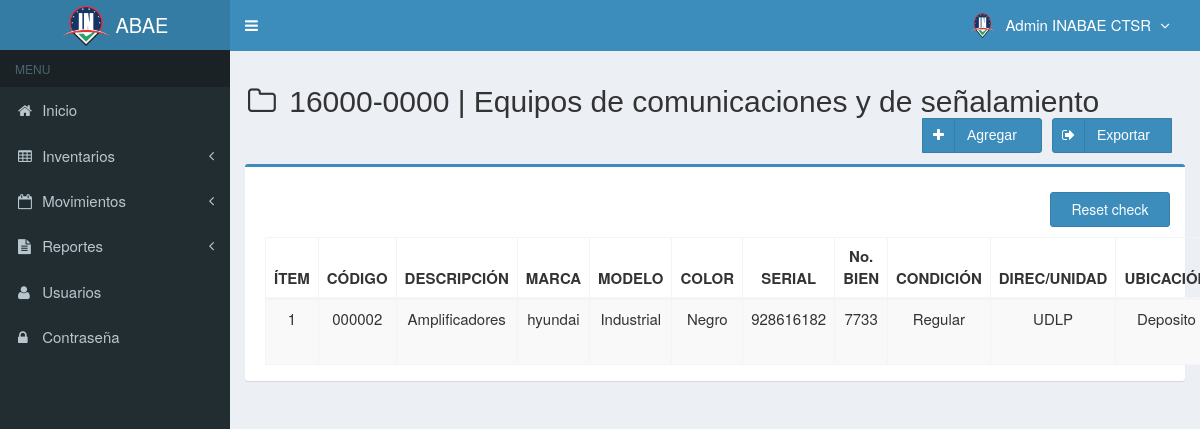
/main.php?module=oficina (signed in), run on an earlier commit of the app's database.
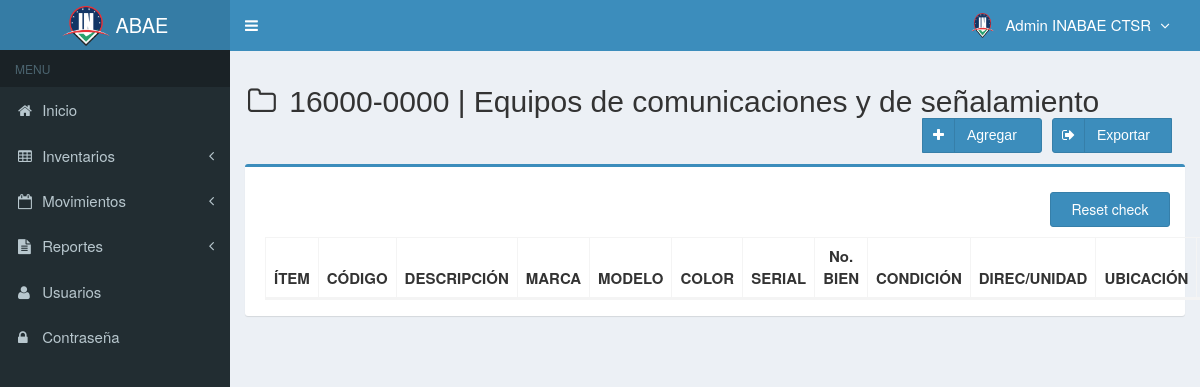
And on a later commit of the database.
### tables this page shows
CREATE TABLE `usuarios` (
  `id_user` int(3) NOT NULL,
  `username` varchar(50) NOT NULL,
  `name_user` varchar(50) NOT NULL,
  `cedula_user` int(20) NOT NULL,
  `password` varchar(50) NOT NULL,
  `email` varchar(50) DEFAULT NULL,
  `telefono` varchar(13) DEFAULT NULL,
  `foto` varchar(100) DEFAULT NULL,
  `permisos_acceso` varchar(30) NOT NULL,
  `status` enum('activo','bloqueado') NOT NULL DEFAULT 'activo',
  `created_at` timestamp NOT NULL DEFAULT current_timestamp(),
  `updated_at` timestamp NOT NULL DEFAULT current_timestamp() ON UPDATE current_timestamp(),
  `sede` varchar(30) DEFAULT NULL
);

CREATE TABLE `inventario` (
  `categoria` varchar(300) NOT NULL,
  `codigo` varchar(10) NOT NULL,
  `serial` varchar(20) NOT NULL,
  `nombre` varchar(300) NOT NULL DEFAULT 'N/A',
  `marca` varchar(300) NOT NULL,
  `modelo` varchar(300) NOT NULL,
  `cantidad` int(10) NOT NULL DEFAULT 0,
  `clasificacion` varchar(300) NOT NULL DEFAULT 'N/A',
  `sede` varchar(300) NOT NULL,
  `pertenece` varchar(300) NOT NULL,
  `cedula` varchar(10) NOT NULL,
  `bienesN` varchar(20) NOT NULL,
  `color` varchar(10) NOT NULL,
  `descripcion` varchar(300) NOT NULL,
  `condicion` varchar(300) NOT NULL,
  `ubicacion` varchar(300) NOT NULL,
  `precio_compra` int(11) NOT NULL DEFAULT 0,
  `precio_venta` int(11) NOT NULL DEFAULT 0,
  `unidad` varchar(20) NOT NULL,
  `stock` int(11) NOT NULL DEFAULT 0,
  `estado` enum('chequeado','nochequeado') NOT NULL DEFAULT 'nochequeado',
  `created_user` int(3) NOT NULL,
  `created_date` timestamp NOT NULL DEFAULT current_timestamp(),
  `updated_user` int(3) DEFAULT NULL,
  `updated_date` datetime NOT NULL DEFAULT current_timestamp(),
  `tipo` varchar(300) DEFAULT NULL,
  `responsable` varchar(300) DEFAULT NULL,
  `uso` varchar(20) DEFAULT NULL,
  `detalles` varchar(300) NOT NULL DEFAULT 'N/A',
  `foto` varchar(100) DEFAULT NULL
);

### modules/Oficina/view.php (the view, shortened to what the rows shown need)
<section class="content-header">
  <h2>
  <i class="fa fa-folder-o icon-title"></i> 16000-0000 | Equipos de comunicaciones y de señalamiento
    <form action="database/excel_to_mysql_comunicaciones.php" method="POST" enctype="multipart/form-data">
        <div class="btn-group pull-right" role="group" aria-label="Basic example">
          <a class="btn btn-primary btn-social  pull-right botones" href="database\php_excel_Comunicaciones.php" data-toggle="tooltip">
          </a>
          <a class="btn btn-primary btn-social  pull-right botones" href="?module=form_oficina&form=add" data-toggle="tooltip">
          </a>
        </div>
    </form>
  </h2>
</section>
<br/>
<section class="content">
  <div class="row">
    <div class="col-md-12">
      <div class="box box-primary">
        <div class="box-body">
          <table id="dataTables1" class="table table-bordered table-striped table-hover">
            <thead>
              <tr>
                <th class="center">ÍTEM</th>
                <th class="center">CÓDIGO</th>
                <th class="center">DESCRIPCIÓN</th>
                <th class="center">MARCA</th>
				        <th class="center">MODELO</th>
                <th class="center">COLOR</th>
                <th class="center">SERIAL</th>
                <th class="center">No. BIEN</th>
                <th class="center">CONDICIÓN</th>
                <th class="center">DIREC/UNIDAD</th>
                <th class="center">UBICACIÓN</th>
                <th class="center">NOMBRE</th>
              </tr>
            </thead>
            <tbody>
            <?php
            $no = 1;
            $query = mysqli_query($mysqli, "SELECT cedula_user,sede, id_user, name_user, foto, permisos_acceso FROM usuarios WHERE id_user='$_SESSION[id_user]'")
                                or die('error: '.mysqli_error($mysqli));
            $permiso = $_SESSION['permisos_acceso'];
            $sede = $_SESSION['sede'];
            if ($sede == 'CTSR' && $permiso == 'Super Admin') {
              $query = mysqli_query($mysqli, "SELECT * FROM inventario WHERE categoria = 'Comunicaciones' ORDER BY codigo DESC")
                or die('error: '.mysqli_error($mysqli));
            } else {
              $query = mysqli_query($mysqli, "SELECT * FROM inventario WHERE categoria = 'Comunicaciones' and sede LIKE '$sede' ORDER BY codigo DESC")
                                            or die('error: '.mysqli_error($mysqli));
            }
            while ($data = mysqli_fetch_assoc($query)) {
              echo "<tr>
                      <td width='50'  class='center'>$no</td>
                      <td width='100'  class='center'>$data[codigo]</td>
                      <td width='100' class='center'>$data[descripcion]</td>
                      <td width='100' class='center'>$data[marca]</td>
                      <td width='100' class='center'>$data[modelo]</td>
                      <td width='100' class='center'>$data[color]</td>
                      <td width='100' class='center'>$data[serial]</td>
                      <td width='100' class='center'>$data[bienesN]</td>
                      <td width='100' class='center'>$data[condicion]</td>
                      <td width='100' class='center'>$data[unidad]</td>
                      <td width='100' class='center'>$data[ubicacion]</td>
                      <td width='100' class='center'>$data[responsable]</td>
                      <td width='100' class='center'>$data[cedula]</td>
                      <td width='100' class='center'>$data[sede]</td>
                      <td width='100' class='center'>$data[pertenece]</td>
                      <td width='100' class='center'>$data[cantidad]</td>
                      <td width='120' class='center'>
                    <div>
                    <a data-toggle='tooltip' data-placement='top' title='Modificar' style='margin-right:0.3px' class='btn btn-primary btn-xs' href='?module=form_oficina&form=edit&id=$data[codigo]'>
                        <i style='color:#fff' class='glyphicon glyphicon-edit'></i>
                    </a>";
            ?>
            <?php
              echo "    </div>
                      </td>
                    </tr>";
              $no++;
            }
            ?>
            </tbody>
          </table>
        </div>
      </div>
    </div>
  </div>

### top-menu.php (shortened to what the rows shown need)
<?php
require_once "config/database.php";
$query = mysqli_query($mysqli, "SELECT id_user, name_user, foto, permisos_acceso FROM usuarios WHERE id_user='$_SESSION[id_user]'")
                                or die('error: '.mysqli_error($mysqli));
$data = mysqli_fetch_assoc($query);
?>
<li class="dropdown user user-menu">
  <a href="#" class="dropdown-toggle" data-toggle="dropdown">
  <?php
  if ($data['foto']=="") { ?>
    <img src="images/user/INABAE_Logo.png" class="user-image" alt="User Image"/>
  <?php
  }
  else { ?>
    <img src="images/user/<?php echo $data['foto']; ?>" class="user-image" alt="User Image"/>
  <?php
  }
  ?>
    <span class="hidden-xs"><?php echo $data['name_user']; ?> <i style="margin-left:5px" class="fa fa-angle-down"></i></span>
  </a>
</li>

What changed in the data, as far as the page shows it:
no longer on this page (row edited): inventario: codigo "000002", descripcion "Amplificadores", marca "hyundai", modelo "Industrial", color "Negro", serial "928616182", bienesN "7733", condicion "Regular", unidad "UDLP", ubicacion "Deposito"
